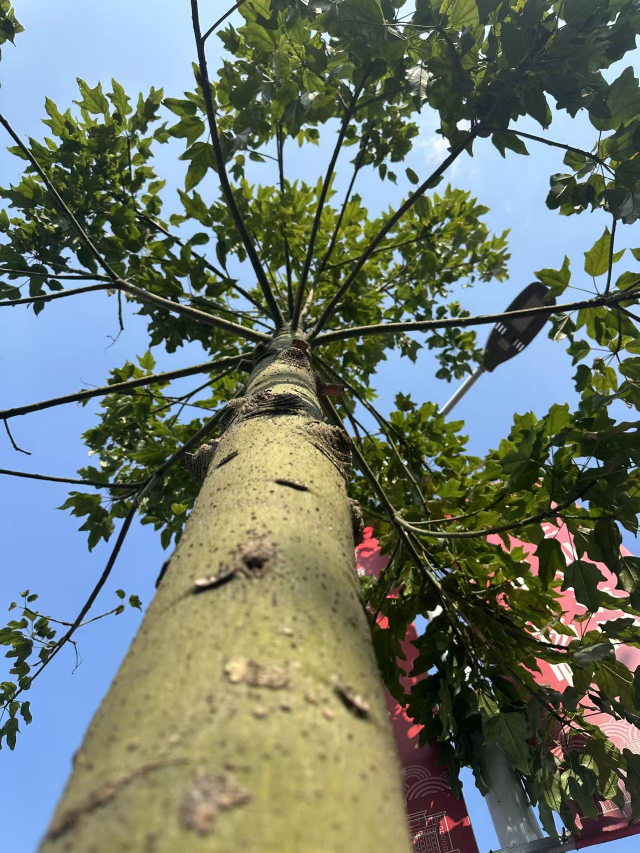
#> input picture datasets/bvn/images/train/26.jpg, 1279 x 1706 px (shown at 1/2 size)
$ python -i yolov8-stereo.py   (imports and definitions only)
#> lines starting #> are read from the running program, lines starting #| are printed output that depends on the picture
#> further down, picture is the input picture: shape (1706, 1279, 3); mean B, G, R 109.9, 120, 109.5
import cv2
import numpy as np
import os
import sys
import warnings
import logging
import argparse
from ultralytics import YOLO
from collections import deque
import signal

# [1 line not run here, left out]
logger = logging.getLogger(__name__)

os.environ["NNPACK_ENABLED"] = "0"
os.environ["PYTORCH_NO_NNPACK"] = "1"
os.environ["QT_LOGGING_RULES"] = "qt5ct.debug=false"
# [1 line not run here, left out]

sys.path.append(os.path.abspath(os.path.join(os.path.dirname(__file__), '..')))

from scripts.stereo_processing import StereoProcessor
from scripts.stereoconfig import stereoCamera

class KalmanFilter:
    # [19 lines left out: function __init__, not called in this run]

    def predict(self):
        return self.kf.predict()

    def correct(self, measurement):
        return self.kf.correct(measurement)

    @property
    def statePost(self):
        return self.kf.statePost

def enhance_image(image):
    lab = cv2.cvtColor(image, cv2.COLOR_BGR2LAB)
#> lab: shape (1706, 1279, 3); mean of channels 0, 1, 2 123.2, 123.7, 133.1
    l, a, b = cv2.split(lab)
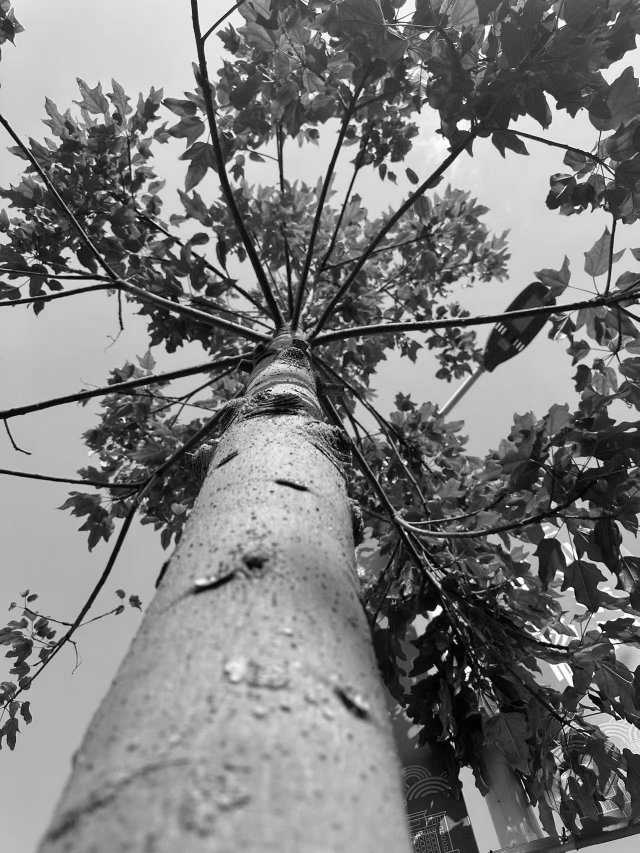
#> l: shape (1706, 1279) (shown at 1/2 size); min 0, max 255, mean 123.2
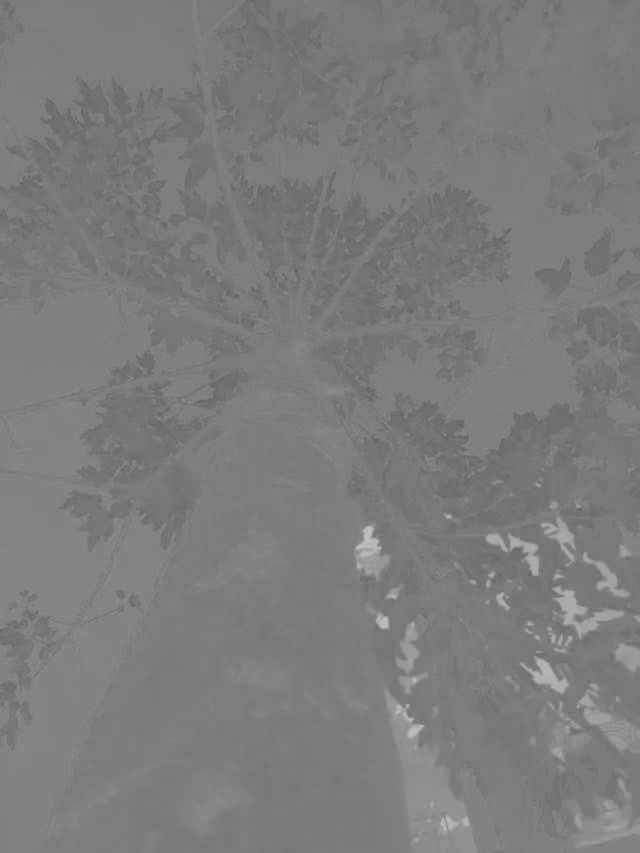
#> a: shape (1706, 1279) (shown at 1/2 size); min 96, max 200, mean 123.7
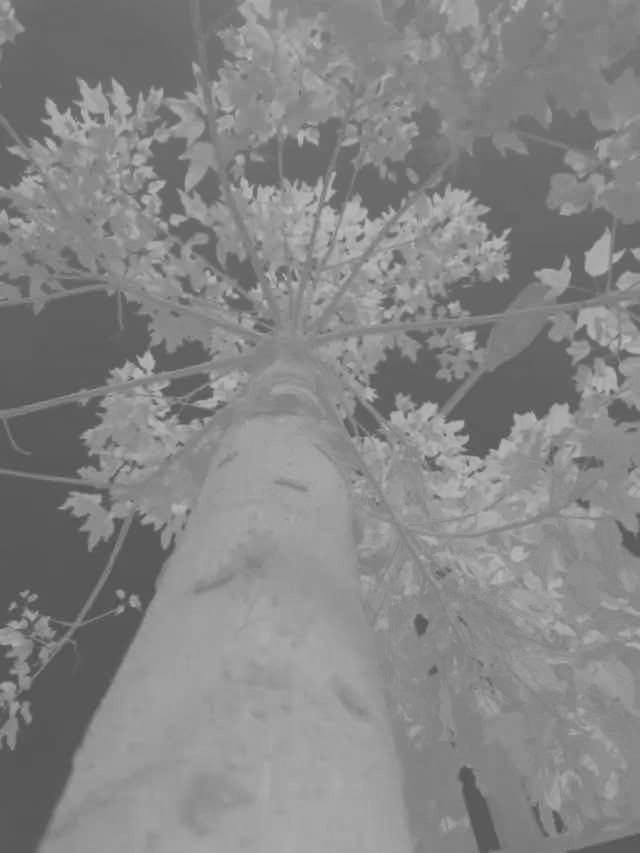
#> b: shape (1706, 1279) (shown at 1/2 size); min 75, max 189, mean 133.1
    clahe = cv2.createCLAHE(clipLimit=3.0, tileGridSize=(8, 8))
    l = clahe.apply(l)
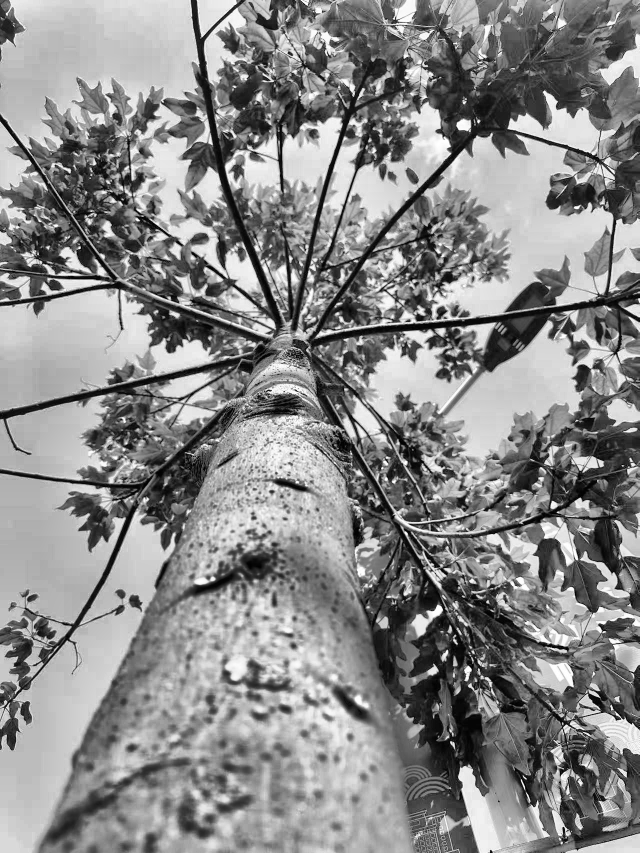
#> l: shape (1706, 1279) (shown at 1/2 size); min 0, max 255, mean 137.2
    lab = cv2.merge((l, a, b))
#> lab: shape (1706, 1279, 3); mean of channels 0, 1, 2 137.2, 123.7, 133.1
    enhanced = cv2.cvtColor(lab, cv2.COLOR_LAB2BGR)
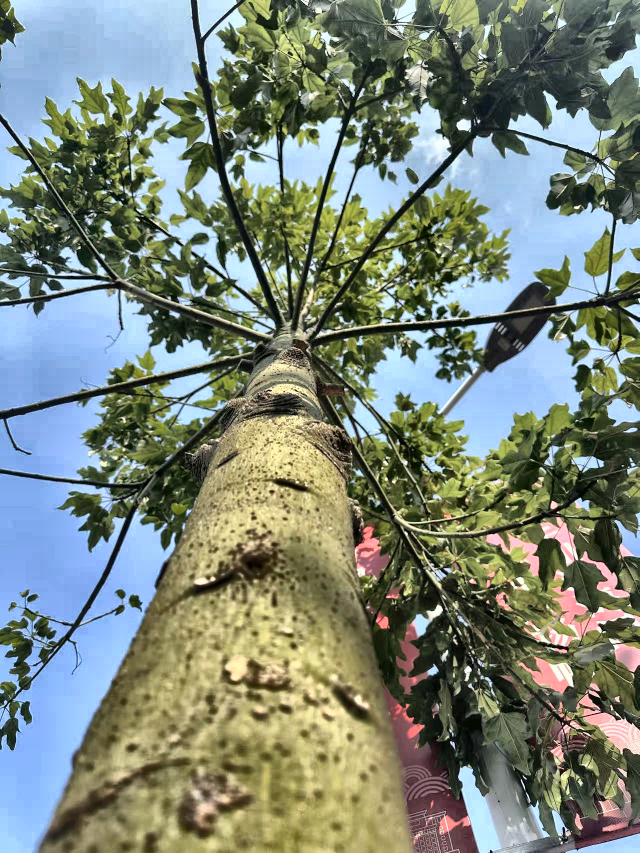
#> enhanced: shape (1706, 1279, 3) (shown at 1/2 size); mean B, G, R 121.8, 133.8, 123.1
    kernel = np.array([[0, -1, 0], [-1, 5, -1], [0, -1, 0]])
    sharpened = cv2.filter2D(enhanced, -1, kernel)
    return sharpened

# [452 lines left out: functions enhance_color_regions, refine_bbox_center, compute_iou, merge_overlapping_bboxes, resolve_overlaps, process_frame and 3 more, not called in this run]

# [2 lines not run here, left out]

>>> import cv2
>>> picture = cv2.imread('../datasets/bvn/images/train/26.jpg')
>>> result = enhance_image(picture)

$ run again, on datasets/bvn/images/train/27.jpg
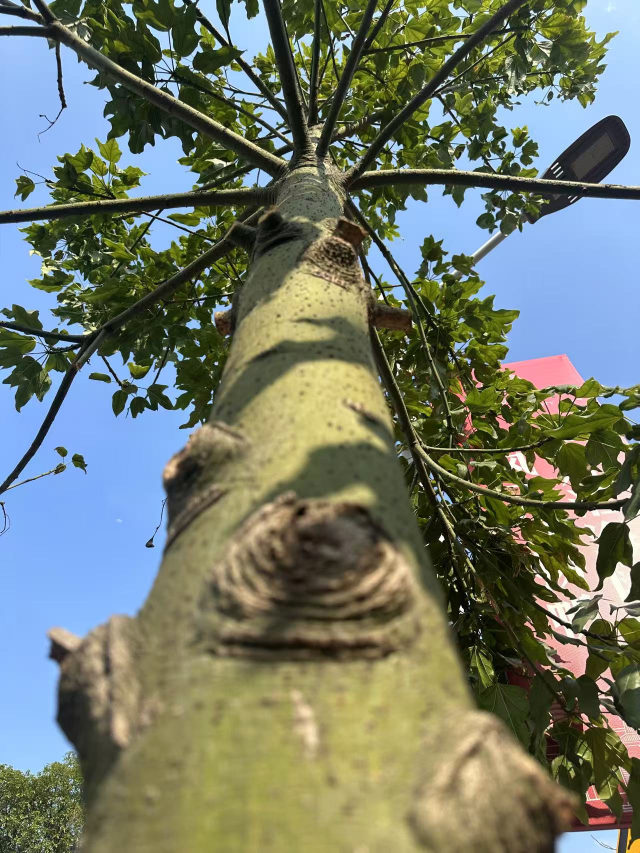
#> input picture datasets/bvn/images/train/27.jpg, 1279 x 1706 px (shown at 1/2 size)
#> picture is the input picture: shape (1706, 1279, 3); mean B, G, R 106, 120.9, 112.8
#> in enhance_image, `l = clahe.apply(l)`:
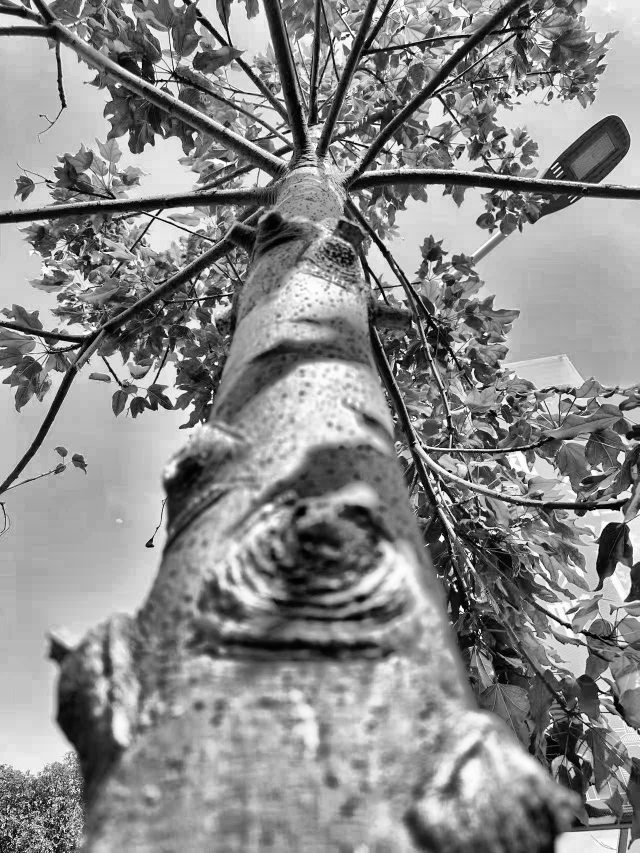
#> l: shape (1706, 1279) (shown at 1/2 size); min 0, max 255, mean 137.2
#> in enhance_image, `sharpened = cv2.filter2D(enhanced, -1, kernel)`:
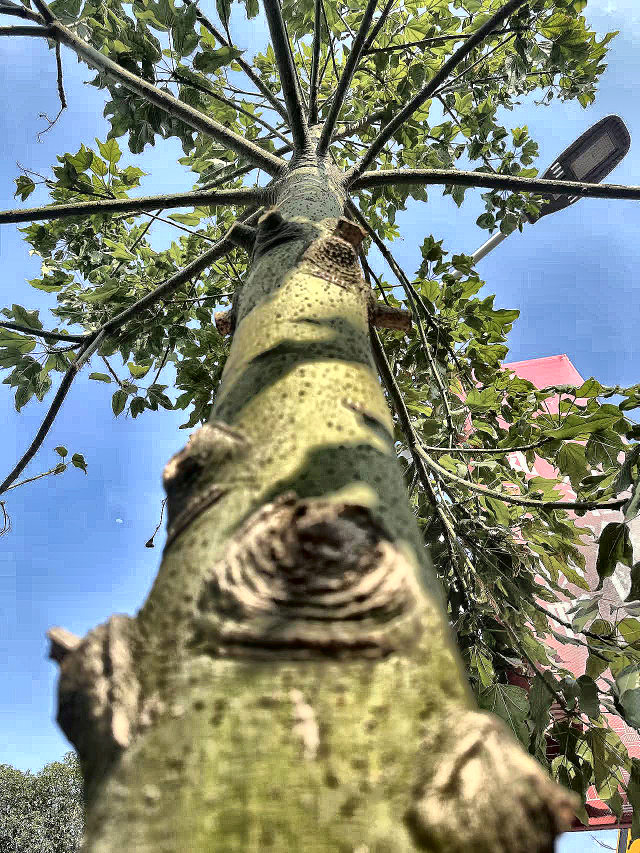
#> sharpened: shape (1706, 1279, 3) (shown at 1/2 size); mean B, G, R 118.9, 133.8, 126.4

$ run again, on datasets/bvn/images/train/28.jpg
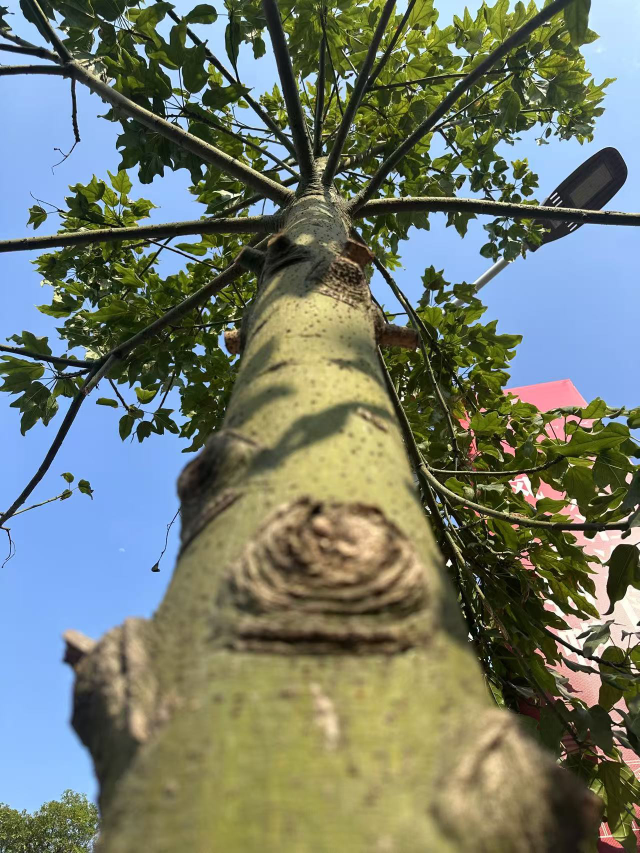
#> input picture datasets/bvn/images/train/28.jpg, 1279 x 1706 px (shown at 1/2 size)
#> picture is the input picture: shape (1706, 1279, 3); mean B, G, R 107.8, 121.8, 113.4
#> in enhance_image, `l = clahe.apply(l)`:
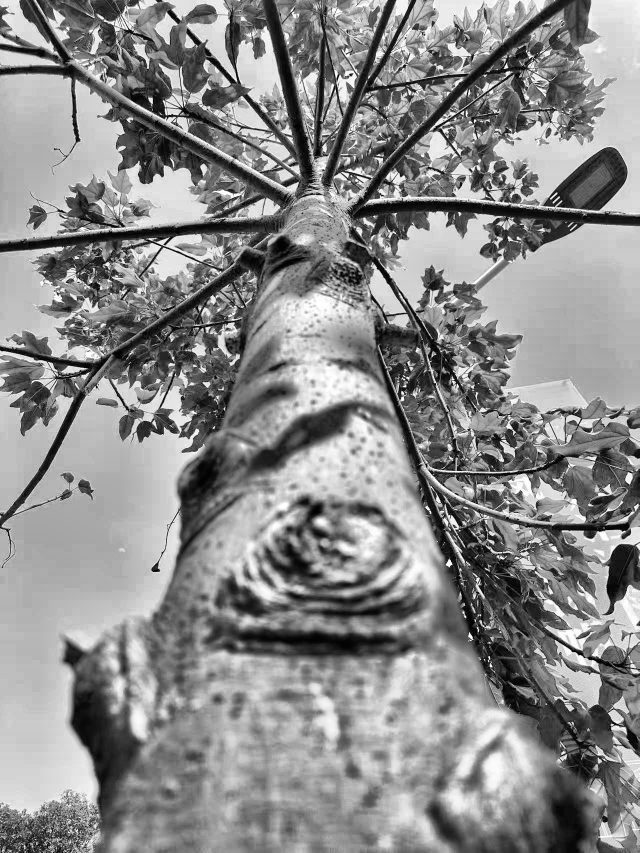
#> l: shape (1706, 1279) (shown at 1/2 size); min 0, max 255, mean 138.4
#> in enhance_image, `sharpened = cv2.filter2D(enhanced, -1, kernel)`:
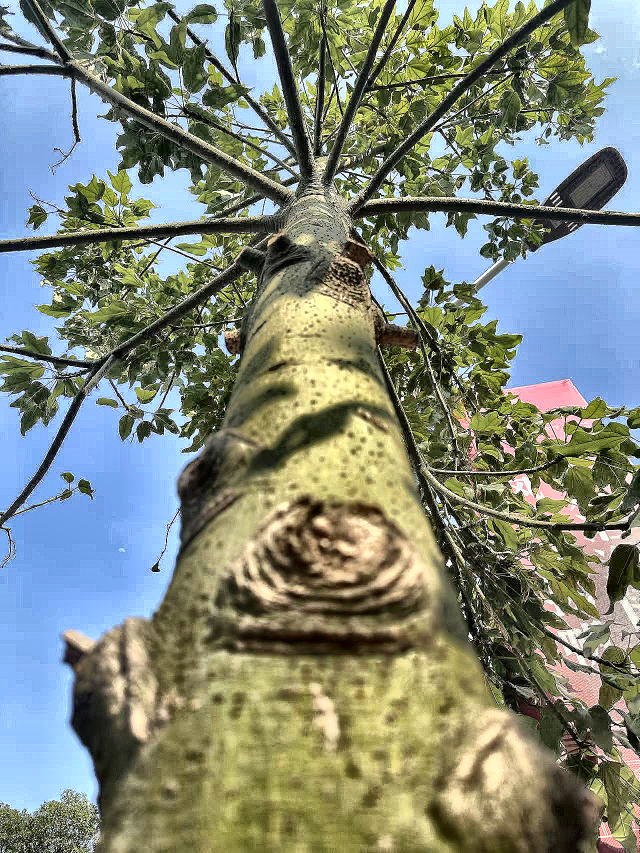
#> sharpened: shape (1706, 1279, 3) (shown at 1/2 size); mean B, G, R 121, 135, 127.3
